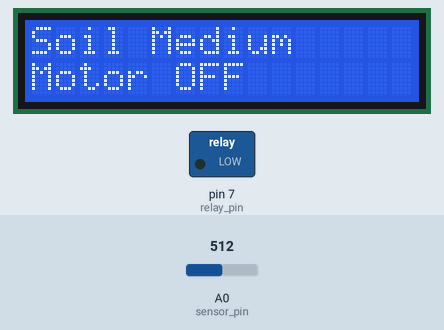
Bench run of a sketch on a simulated Arduino Uno, built with avr-gcc and run on an emulated ATmega328P. Shown: 16×2 character LCD, switched loads named in the sketch (green lamp = pin HIGH). The inputs (shaded band) are chosen by the test bench; at power-on: A0 (sensor_pin) = 512. What the sketch prints to the serial monitor is not drawn.

Above: at 2.2 s.
2.3 s: A0 (sensor_pin) set to 940
3.8 s: A0 (sensor_pin) set to 966
At 4.6 s:
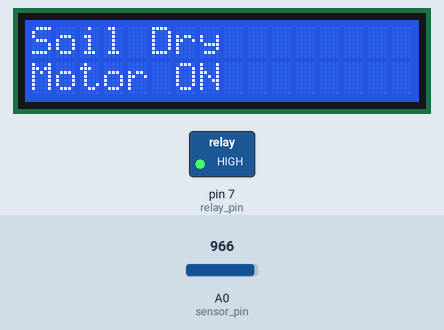
5.4 s: A0 (sensor_pin) set to 987
6.9 s: A0 (sensor_pin) set to 1017
At 7.8 s:
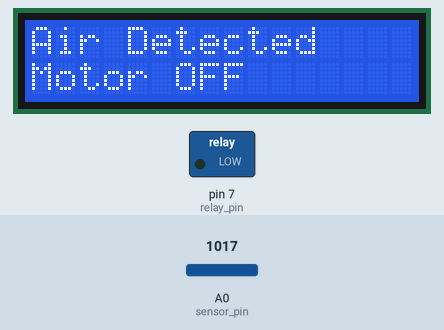
8.5 s: A0 (sensor_pin) set to 390
At 9.5 s:
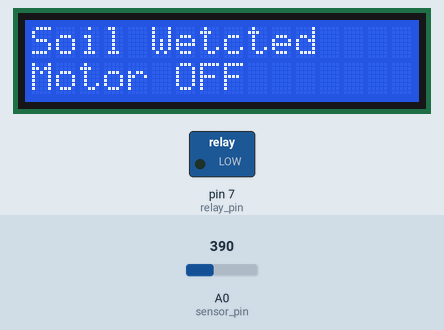
10.0 s: A0 (sensor_pin) set to 960
At 11.2 s:
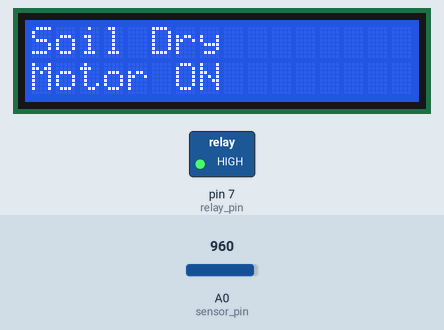
Timing chart, 0 to 12.5 s (numbered marks = the images above; inputs shaded):
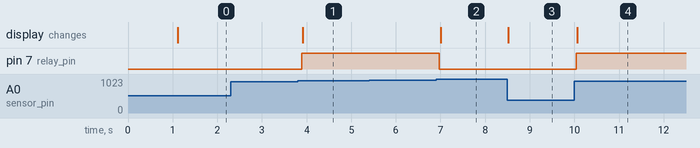

The sketch:

PlantWatering_SoilMoisture_Lcd_Code.ino
```cpp
#include <LiquidCrystal_I2C.h>

LiquidCrystal_I2C lcd(0x27, 16, 2);

int sensor_pin = A0; // Sensor Pin
int relay_pin = 7;   // Relay Pin

// Define threshold for air detection
int air_threshold = 1000;

void setup()
{
  Serial.begin(9600);
  lcd.begin(16, 2);
  lcd.backlight();
  lcd.setBacklight(HIGH);
  lcd.setCursor(0, 0);
  lcd.print("SMART PLANT");
  lcd.setCursor(0, 1);
  lcd.print("WATERING SYSTEM");
  delay(1000);
  lcd.clear();

  pinMode(sensor_pin, INPUT);
  pinMode(relay_pin, OUTPUT);
}

void loop()
{
  int sensor_data = analogRead(sensor_pin);
  Serial.print("Sensor_data:");
  Serial.print(sensor_data);
  Serial.print("\t | ");

  // Check if sensor reading indicates air
  if (sensor_data > air_threshold)
  {
    Serial.println("Air detected, not watering");
    digitalWrite(relay_pin, LOW); // Ensure motor is off
    lcd.setCursor(0, 0);
    lcd.print("Air Detected ");
    lcd.setCursor(0, 1);
    lcd.print("Motor OFF     ");
  }
  else
  {
    // Proceed with moisture-based watering logic
    if (sensor_data > 950)
    {
      Serial.println("No moisture, Soil is dry");
      digitalWrite(relay_pin, HIGH);
      lcd.setCursor(0, 0);
      lcd.print("Soil Dry      ");
      lcd.setCursor(0, 1);
      lcd.print("Motor ON ");
    }
    else if (sensor_data >= 400 && sensor_data <= 950)
    {
      Serial.println("There is some moisture, Soil is medium");
      digitalWrite(relay_pin, LOW);
      lcd.setCursor(0, 0);
      lcd.print("Soil Medium ");
      lcd.setCursor(0, 1);
      lcd.print("Motor OFF");
    }
    else if (sensor_data < 400)
    {
      Serial.println("Soil is wet");
      digitalWrite(relay_pin, LOW);
      lcd.setCursor(0, 0);
      lcd.print("Soil Wet");
      lcd.setCursor(0, 1);
      lcd.print("Motor OFF ");
    }
  }

  delay(100);
}
```

Measured:
- the behaviour switches between 950 and 951 on A0 (sensor_pin) (found by bisection; images 0 and 1)
- the behaviour switches between 1000 and 1001 on A0 (sensor_pin) (found by bisection; images 1 and 2)
- after the input at 2.3 s, every drawn part: stays the same
- after the input at 3.8 s, pin 7 (relay_pin): LOW → HIGH after 0.09 s; the display: changes after 0.12 s (image 1)
- after the input at 5.4 s, every drawn part: stays the same
- after the input at 6.9 s, pin 7 (relay_pin): HIGH → LOW after 0.08 s; the display: changes after 0.10 s (image 2)
- after the input at 8.5 s, the display: changes at once (image 3)
- after the input at 10.0 s, pin 7 (relay_pin): LOW → HIGH after 0.05 s; the display: changes after 0.07 s (image 4)
